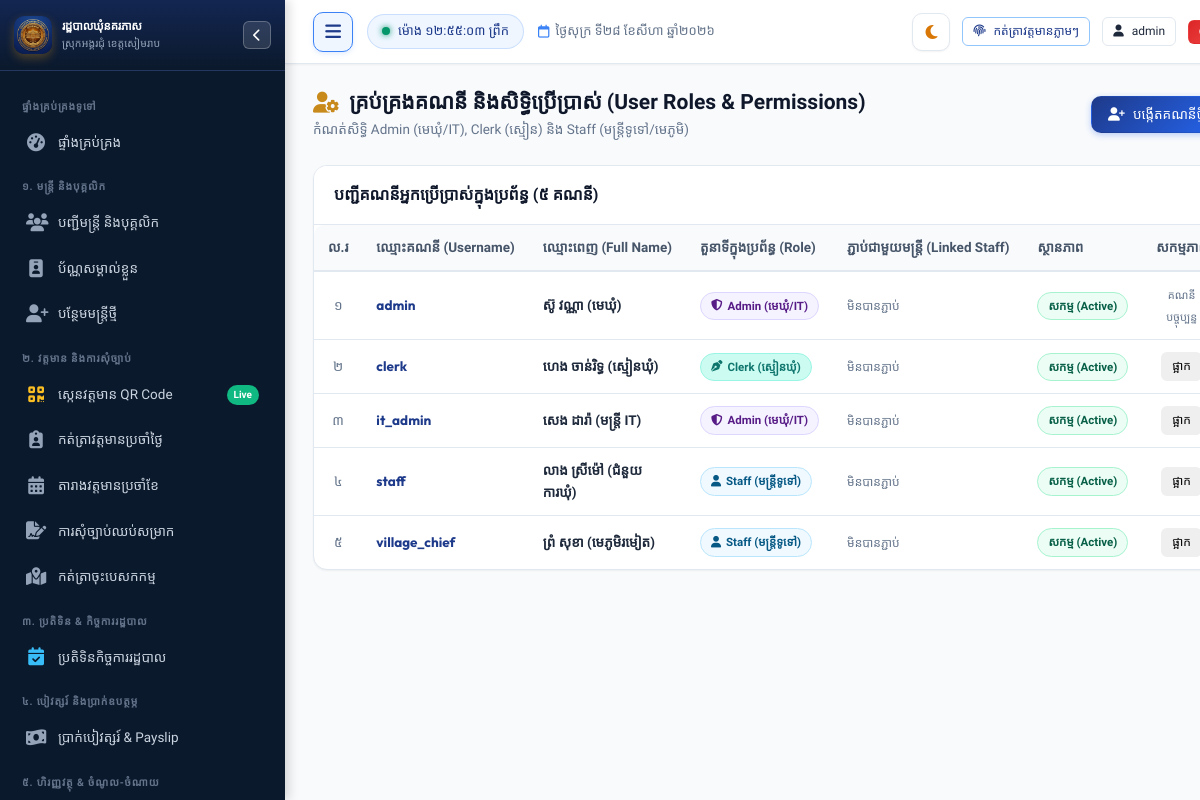
Page /settings/users (signed in) on the committed database.
### tables this page shows
CREATE TABLE users (
        id INTEGER PRIMARY KEY AUTOINCREMENT,
        username TEXT UNIQUE NOT NULL,
        password_hash TEXT NOT NULL,
        full_name TEXT NOT NULL,
        role TEXT NOT NULL DEFAULT 'staff', -- 'admin', 'clerk', 'staff'
        staff_id INTEGER,
        avatar TEXT,
        is_active INTEGER DEFAULT 1,
        created_at TIMESTAMP DEFAULT CURRENT_TIMESTAMP,
        FOREIGN KEY (staff_id) REFERENCES staff (id) ON DELETE SET NULL
    );

### app.py (the view, shortened to what this page needs)
@app.route("/settings/users", methods=["GET", "POST"])
@admin_required
def settings_users():
    conn = get_db()
    cursor = conn.cursor()
    cursor.execute("""
        SELECT u.*, s.name_kh as linked_staff_name, s.officer_code
        FROM users u
        LEFT JOIN staff s ON u.staff_id = s.id
        ORDER BY u.id
    """)
    users = cursor.fetchall()
    cursor.execute("SELECT id, officer_code, name_kh, position_title_kh FROM staff WHERE status = 'active' ORDER BY name_kh")
    active_staff = cursor.fetchall()
    conn.close()
    return render_template("settings/users.html", users=users, active_staff=active_staff)

### app.py (called while the page is built, shortened)
@app.teardown_appcontext
def teardown_db(exception=None):
    close_db_connection(exception)

@app.after_request
def add_cache_headers(response):
    if request.path.startswith('/static') or request.path == '/favicon.ico':
        response.headers['Cache-Control'] = 'public, max-age=31536000, immutable'
    return response

@app.before_request
def ensure_database_ready():
    if request.path.startswith('/static') or request.path == '/favicon.ico':
        return

@app.template_filter("kh_num")
def kh_num_filter(val):
    return to_khmer_num(val)

### database.py (called while the page is built, shortened)
def _raw_create_connection():
    conn = sqlite3.connect(DB_PATH)
    conn.row_factory = sqlite3.Row
    conn.execute("PRAGMA foreign_keys = ON")
    conn.execute("PRAGMA journal_mode = WAL")
    conn.execute("PRAGMA synchronous = NORMAL")
    conn.execute("PRAGMA cache_size = -64000")
    return SqliteConnectionWrapper(conn)

def get_db():
    try:
        from flask import g, has_request_context
        if has_request_context():
            if not hasattr(g, 'db') or g.db is None:
                g.db = _raw_create_connection()
            return g.db
    except ImportError:
        pass
    return _raw_create_connection()

def close_db_connection(e=None):
    try:
        from flask import g, has_request_context
        if has_request_context():
            db = getattr(g, 'db', None)
            if db is not None:
                g.db = None
                db._real_close()
    except ImportError:
        pass

    def cursor(self):
        return self._conn.cursor()

    def close(self):
        try:
            from flask import g, has_request_context
            if has_request_context() and getattr(g, 'db', None) is self:
                return
        except ImportError:
            pass
        self._real_close()

### utils/helpers.py (called while the page is built)
def to_khmer_num(number_or_str):
    if number_or_str is None:
        return ""
    s = str(number_or_str)
    return "".join(KHMER_DIGITS.get(ch, ch) for ch in s)

def admin_required(f):
    @wraps(f)
    def decorated_function(*args, **kwargs):
        if 'user_id' not in session:
            flash("សូមចូលប្រើប្រាស់ប្រព័ន្ធជាមុនសិន!", "warning")
            return redirect(url_for('login'))
        if session.get('role') != 'admin':
            flash("លោកអ្នកមិនមានសិទ្ធិគ្រប់គ្រងផ្នែកនេះទេ (សម្រាប់តែ Admin / មេឃុំ)!", "danger")
            return redirect(url_for('dashboard'))
        return f(*args, **kwargs)
    return decorated_function

### templates/settings/users.html (shortened to what this page needs)
{% extends "base.html" %}
{% block content %}
<div class="page-header">
  <div class="page-header-title">
    <h1>
      <i class="fa-solid fa-user-gear text-gold"></i>
      <span>គ្រប់គ្រងគណនី និងសិទ្ធិប្រើប្រាស់ (User Roles & Permissions)</span>
    </h1>
    <p>កំណត់សិទ្ធិ Admin (មេឃុំ/IT), Clerk (ស្មៀន) និង Staff (មន្ត្រីទូទៅ/មេភូមិ)</p>
  </div>
  <div class="page-actions">
    <button class="btn btn-primary" data-modal-target="addUserModal">
      <i class="fa-solid fa-user-plus"></i>
      <span>បង្កើតគណនីថ្មី</span>
    </button>
  </div>
</div>
<div class="card">
  <div class="card-header">
    <div class="card-title">
      <span>បញ្ជីគណនីអ្នកប្រើប្រាស់ក្នុងប្រព័ន្ធ ({{ users | length | kh_num }} គណនី)</span>
    </div>
  </div>
  <div class="card-body" style="padding: 0;">
    <div class="table-responsive">
      <table class="custom-table">
        <thead>
          <tr>
            <th style="width: 50px; text-align: center;">ល.រ</th>
            <th>ឈ្មោះគណនី (Username)</th>
            <th>ឈ្មោះពេញ (Full Name)</th>
            <th>តួនាទីក្នុងប្រព័ន្ធ (Role)</th>
            <th>ភ្ជាប់ជាមួយមន្ត្រី (Linked Staff)</th>
            <th>ស្ថានភាព</th>
            <th style="text-align: center; width: 120px;">សកម្មភាព</th>
          </tr>
        </thead>
        <tbody>
          {% for u in users %}
          <tr>
            <td style="text-align: center; color: var(--text-muted);">{{ loop.index | kh_num }}</td>
            <td>
              <strong style="font-family: var(--font-latin); color: var(--primary);">{{ u.username }}</strong>
            </td>
            <td><strong>{{ u.full_name }}</strong></td>
            <td>
              {% if u.role == 'admin' %}
              <span class="badge badge-purple"><i class="fa-solid fa-shield-halved"></i> Admin (មេឃុំ/IT)</span>
              {% elif u.role == 'clerk' %}
              <span class="badge badge-clerk"><i class="fa-solid fa-pen-nib"></i> Clerk (ស្មៀនឃុំ)</span>
              {% else %}
              <span class="badge badge-info"><i class="fa-solid fa-user"></i> Staff (មន្ត្រីទូទៅ)</span>
              {% endif %}
            </td>
            <td>
              {% if u.linked_staff_name %}
              <div>{{ u.linked_staff_name }}</div>
              <span style="font-size: 11px; color: var(--text-muted);">({{ u.officer_code }})</span>
              {% else %}
              <span style="color: var(--text-muted); font-size: 12px;">មិនបានភ្ជាប់</span>
              {% endif %}
            </td>
            <td>
              {% if u.is_active %}
              <span class="badge badge-success">សកម្ម (Active)</span>
              {% else %}
              <span class="badge badge-danger">អសកម្ម (Inactive)</span>
              {% endif %}
            </td>
            <td style="text-align: center;">
              {% if u.id != session.user_id %}
              <form method="POST" action="{{ url_for('settings_users') }}">
                <button type="submit" class="btn btn-sm {% if u.is_active %}btn-outline-danger{% else %}btn-success{% endif %}">
                  {% if u.is_active %}ផ្អាក{% else %}បើក{% endif %}
                </button>
              </form>
              {% else %}
              <span style="font-size: 11px; color: var(--text-muted);">គណនីបច្ចុប្បន្ន</span>
              {% endif %}
            </td>
          </tr>
          {% endfor %}
        </tbody>
      </table>
    </div>
  </div>
</div>
{% endblock %}

### rows in the picture
users: username "admin", full_name "ស៊ូ វណ្ណា (មេឃុំ)", role "admin" (drawn), is_active "សកម្ម (Active)", shows "គណនីបច្ចុប្បន្ន"
users: username "clerk", full_name "ហេង ចាន់រិទ្ធ (ស្មៀនឃុំ)", role "clerk" (drawn), is_active "សកម្ម (Active)"
users: username "it_admin", full_name "សេង ដារ៉ា (មន្ត្រី IT)", role "admin" (drawn), is_active "សកម្ម (Active)"
users: username "staff", full_name "លាង ស្រីម៉ៅ (ជំនួយការឃុំ)", role "staff" (drawn), is_active "សកម្ម (Active)"
users: username "village_chief", full_name "ព្រំ សុខា (មេភូមិរមៀត)", role "staff" (drawn), is_active "សកម្ម (Active)"

### other values in the picture
{{ today_khmer }} "ថ្ងៃសុក្រ ទី២៨ ខែសីហា ឆ្នាំ២០២៦"
{{ session.username }} "admin"
{{ users | length | kh_num }} "៥"
